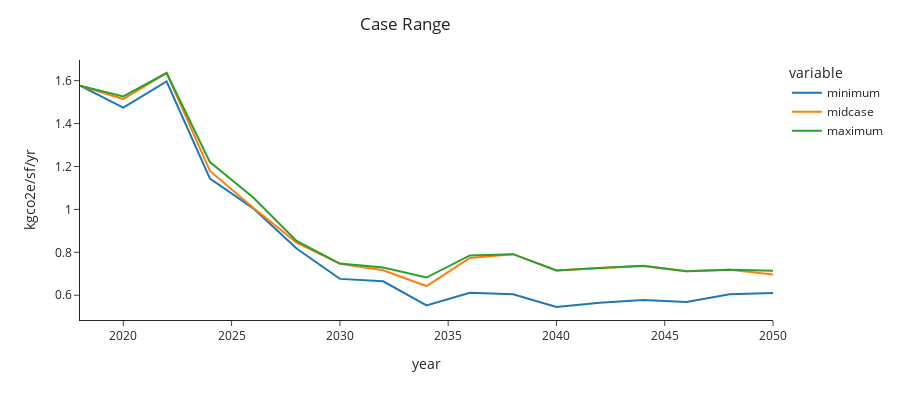

The notebook cell this image was saved under:
### Code cell
### MULTIPLE CASES


cases = ['MidCase', 'LowWindCost', 'LowRECost', 'LowBatCost', 'HighRECost']

def get_response(url, endpoint, payload):
    r = requests.get(f'{url}/{endpoint}/?params={payload}')
    js = r.json()
    return js

params = [
    ('midcase', 'electricity', 3.2, 2.5, 5.5, 'MidCase'),
    ('lowwindcost', 'electricity', 3.2, 2.5, 5.5, 'LowWindCost'),
    ('lowrecost', 'electricity', 3.2, 2.5, 5.5, 'LowRECost'),
    ('lowbatcost', 'electricity', 3.2, 2.5, 5.5, 'LowBatCost'),
    ('highrecost', 'electricity', 3.2, 2.5, 5.5, 'HighRECost')
]

paramlist = [{
    'state': 'NY',
    'climate_zone': '4A',
    'projection_case': a[5],
    'design_areas': [
        {
            'type': 'MediumOffice',
            'area': 155000 - 15000,
            'heating_fuel': a[1],
            'dhw_fuel': a[1],
            'heating_cop': a[2],
            'dhw_cop': a[3],
            'cooling_cop': a[4],
            'ashrae_standard': '90.1-2013'
        },
        {
            'type': 'MediumOffice',
            'area': 15000,
            'heating_fuel': a[1],
            'dhw_fuel': a[1],
            'heating_cop': a[2],
            'dhw_cop': a[3],
            'cooling_cop': a[4],
            'ashrae_standard': '90.1-2007'
        },        
    ]
} for a in params]


projections = []
enduses = []
for i, p in enumerate(paramlist):
    herokuhost =  'https://akf-becp-pyapi.herokuapp.com/'
    localhost = 'http://127.0.0.1:5000'
    endpoint = 'get_projection_from_reference_buildings'
    payload = json.dumps(p)

    r = get_response(herokuhost, endpoint, payload)
    df = pd.DataFrame(r['emissions_projection'])
    df['name'] = params[i][0]
    enduses.append((params[i][0], r['enduses']))
    projections.append(df)
    



proj_df = pd.concat(projections)
proj_piv = pd.pivot_table(proj_df, columns='name', values='kg_co2_per_sf', index='year')


proj_range = pd.concat([
    proj_piv.min(axis=1),
    proj_piv['midcase'],
    proj_piv.max(axis=1),
], axis=1)
proj_range.columns = 'minimum', 'midcase', 'maximum'

fig = px.line(
    proj_range, 
    width=900, 
    height=400, 
    template='simple_white'
    )

fig.update_layout({
    'yaxis': {'title': 'kgco2e/sf/yr'},
    'title': {'text': 'Case Range', 'x': 0.45}
})
fig.show()

### Figure 1 — Plotly figure (JSON) as saved in the notebook; plotly's stock layout.template omitted (floating-point values rounded to 4 significant figures)
{"data": [{"hovertemplate": "variable=minimum<br>year=%{x}<br>value=%{y}<extra></extra>", "legendgroup": "minimum", "line": {"color": "#1F77B4", "dash": "solid"}, "marker": {"symbol": "circle"}, "mode": "lines", "name": "minimum", "orientation": "v", "showlegend": true, "type": "scatter", "x": [2018, 2020, 2022, 2024, 2026, 2028, 2030, 2032, 2034, 2036, 2038, 2040, 2042, 2044, 2046, 2048, 2050], "xaxis": "x", "y": [1.577, 1.474, 1.596, 1.143, 1.005, 0.8178, 0.6762, 0.6648, 0.5522, 0.6111, 0.6041, 0.5452, 0.5645, 0.5777, 0.568, 0.605, 0.6103], "yaxis": "y"}, {"hovertemplate": "variable=midcase<br>year=%{x}<br>value=%{y}<extra></extra>", "legendgroup": "midcase", "line": {"color": "#FF7F0E", "dash": "solid"}, "marker": {"symbol": "circle"}, "mode": "lines", "name": "midcase", "orientation": "v", "showlegend": true, "type": "scatter", "x": [2018, 2020, 2022, 2024, 2026, 2028, 2030, 2032, 2034, 2036, 2038, 2040, 2042, 2044, 2046, 2048, 2050], "xaxis": "x", "y": [1.577, 1.514, 1.636, 1.179, 1.008, 0.845, 0.7465, 0.7166, 0.6428, 0.7738, 0.7914, 0.7158, 0.7272, 0.736, 0.7123, 0.7184, 0.6964], "yaxis": "y"}, {"hovertemplate": "variable=maximum<br>year=%{x}<br>value=%{y}<extra></extra>", "legendgroup": "maximum", "line": {"color": "#2CA02C", "dash": "solid"}, "marker": {"symbol": "circle"}, "mode": "lines", "name": "maximum", "orientation": "v", "showlegend": true, "type": "scatter", "x": [2018, 2020, 2022, 2024, 2026, 2028, 2030, 2032, 2034, 2036, 2038, 2040, 2042, 2044, 2046, 2048, 2050], "xaxis": "x", "y": [1.577, 1.527, 1.636, 1.221, 1.055, 0.8529, 0.7474, 0.729, 0.6824, 0.7852, 0.7914, 0.7158, 0.7272, 0.7369, 0.7123, 0.7184, 0.714], "yaxis": "y"}], "layout": {"height": 400, "legend": {"title": {"text": "variable"}, "tracegroupgap": 0}, "margin": {"t": 60}, "title": {"text": "Case Range", "x": 0.45}, "width": 900, "xaxis": {"anchor": "y", "domain": [0, 1], "title": {"text": "year"}}, "yaxis": {"anchor": "x", "domain": [0, 1], "title": {"text": "kgco2e/sf/yr"}}}}
